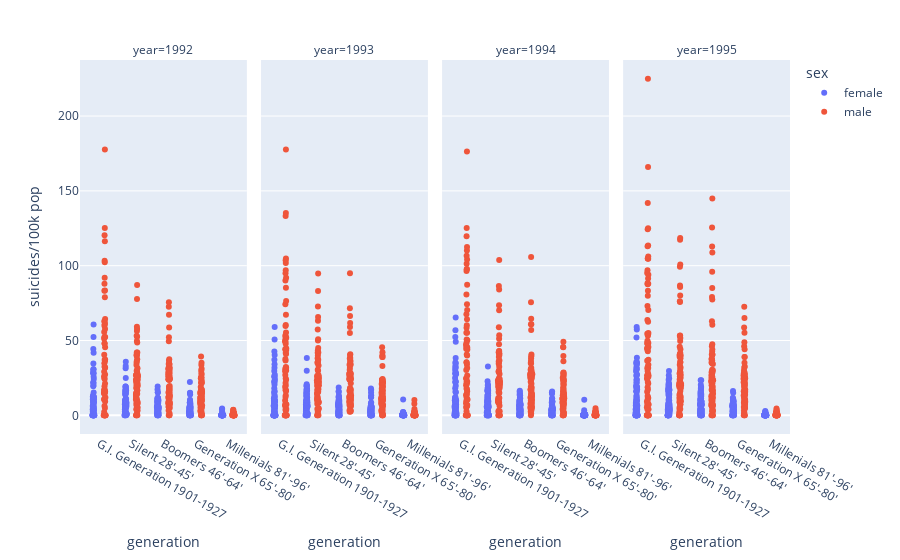

Notebook code cell kept with this figure:
### Markdown cell above
## Columns

### Code cell
year_list = [1992,1993,1994,1995]
df = df_orig
df = df[df['year'].isin(year_list)]
df = df.groupby(['sex','country','generation','year'], as_index=False)[['suicides/100k pop']].mean()

stripfig = px.strip(
    data_frame=df,
    x="generation",
    y="suicides/100k pop",
    # reorder categories
    category_orders={"generation":["G.I. Generation 1901-1927","Silent 28'-45'","Boomers 46'-64'", "Generation X 65'-80'","Millenials 81'-96'","Generation Z 96'-2012"]},
    hover_data=['country'],        # values appear as extra data in the hover tooltip
    color="sex",
    # color_discrete_sequence=["springgreen","yellow"],             # set specific marker colors for discrete values
    # color_discrete_map={"male":"rosybrown" ,"female":"orangered"},  # map your chosen colors
    # orientation='v',             # 'v','h': orientation of the marks
    # stripmode='group',           # in 'overlay' mode, bars are top of one another.
    #                                # in 'group' mode, bars are placed beside each other.
#--------------------------------------------------------------------------------------------
    # facet_row='year',            # assign marks to subplots in the vertical direction
    facet_col='year',            # assigns marks to subplots in the horizontal direction
    # facet_col_wrap=2,            # maximum number of subplot columns. Do not set facet_row!
#--------------------------------------------------------------------------------------------
)
pio.show(stripfig)

### Figure 1 — Plotly figure (JSON) as saved in the notebook; plotly's stock layout.template omitted (floating-point values rounded to 4 significant figures; data arrays with more than 128 entries replaced by an {"elided": "..."} marker saying what was removed)
{"data": [{"alignmentgroup": "True", "boxpoints": "all", "customdata": {"elided": "325x1 str values"}, "fillcolor": "rgba(255,255,255,0)", "hoveron": "points", "hovertemplate": "sex=female<br>year=1992<br>generation=%{x}<br>suicides/100k pop=%{y}<br>country=%{customdata[0]}<extra></extra>", "legendgroup": "female", "line": {"color": "rgba(255,255,255,0)"}, "marker": {"color": "#636efa"}, "name": "female", "offsetgroup": "female", "orientation": "v", "pointpos": 0, "showlegend": true, "type": "box", "x": {"elided": "325 str values"}, "x0": " ", "xaxis": "x", "y": {"elided": "325 float values"}, "y0": " ", "yaxis": "y"}, {"alignmentgroup": "True", "boxpoints": "all", "customdata": {"elided": "325x1 str values"}, "fillcolor": "rgba(255,255,255,0)", "hoveron": "points", "hovertemplate": "sex=female<br>year=1993<br>generation=%{x}<br>suicides/100k pop=%{y}<br>country=%{customdata[0]}<extra></extra>", "legendgroup": "female", "line": {"color": "rgba(255,255,255,0)"}, "marker": {"color": "#636efa"}, "name": "female", "offsetgroup": "female", "orientation": "v", "pointpos": 0, "showlegend": false, "type": "box", "x": {"elided": "325 str values"}, "x0": " ", "xaxis": "x2", "y": {"elided": "325 float values"}, "y0": " ", "yaxis": "y2"}, {"alignmentgroup": "True", "boxpoints": "all", "customdata": {"elided": "340x1 str values"}, "fillcolor": "rgba(255,255,255,0)", "hoveron": "points", "hovertemplate": "sex=female<br>year=1994<br>generation=%{x}<br>suicides/100k pop=%{y}<br>country=%{customdata[0]}<extra></extra>", "legendgroup": "female", "line": {"color": "rgba(255,255,255,0)"}, "marker": {"color": "#636efa"}, "name": "female", "offsetgroup": "female", "orientation": "v", "pointpos": 0, "showlegend": false, "type": "box", "x": {"elided": "340 str values"}, "x0": " ", "xaxis": "x3", "y": {"elided": "340 float values"}, "y0": " ", "yaxis": "y3"}, {"alignmentgroup": "True", "boxpoints": "all", "customdata": {"elided": "390x1 str values"}, "fillcolor": "rgba(255,255,255,0)", "hoveron": "points", "hovertemplate": "sex=female<br>year=1995<br>generation=%{x}<br>suicides/100k pop=%{y}<br>country=%{customdata[0]}<extra></extra>", "legendgroup": "female", "line": {"color": "rgba(255,255,255,0)"}, "marker": {"color": "#636efa"}, "name": "female", "offsetgroup": "female", "orientation": "v", "pointpos": 0, "showlegend": false, "type": "box", "x": {"elided": "390 str values"}, "x0": " ", "xaxis": "x4", "y": {"elided": "390 float values"}, "y0": " ", "yaxis": "y4"}, {"alignmentgroup": "True", "boxpoints": "all", "customdata": {"elided": "325x1 str values"}, "fillcolor": "rgba(255,255,255,0)", "hoveron": "points", "hovertemplate": "sex=male<br>year=1992<br>generation=%{x}<br>suicides/100k pop=%{y}<br>country=%{customdata[0]}<extra></extra>", "legendgroup": "male", "line": {"color": "rgba(255,255,255,0)"}, "marker": {"color": "#EF553B"}, "name": "male", "offsetgroup": "male", "orientation": "v", "pointpos": 0, "showlegend": true, "type": "box", "x": {"elided": "325 str values"}, "x0": " ", "xaxis": "x", "y": {"elided": "325 float values"}, "y0": " ", "yaxis": "y"}, {"alignmentgroup": "True", "boxpoints": "all", "customdata": {"elided": "325x1 str values"}, "fillcolor": "rgba(255,255,255,0)", "hoveron": "points", "hovertemplate": "sex=male<br>year=1993<br>generation=%{x}<br>suicides/100k pop=%{y}<br>country=%{customdata[0]}<extra></extra>", "legendgroup": "male", "line": {"color": "rgba(255,255,255,0)"}, "marker": {"color": "#EF553B"}, "name": "male", "offsetgroup": "male", "orientation": "v", "pointpos": 0, "showlegend": false, "type": "box", "x": {"elided": "325 str values"}, "x0": " ", "xaxis": "x2", "y": {"elided": "325 float values"}, "y0": " ", "yaxis": "y2"}, {"alignmentgroup": "True", "boxpoints": "all", "customdata": {"elided": "340x1 str values"}, "fillcolor": "rgba(255,255,255,0)", "hoveron": "points", "hovertemplate": "sex=male<br>year=1994<br>generation=%{x}<br>suicides/100k pop=%{y}<br>country=%{customdata[0]}<extra></extra>", "legendgroup": "male", "line": {"color": "rgba(255,255,255,0)"}, "marker": {"color": "#EF553B"}, "name": "male", "offsetgroup": "male", "orientation": "v", "pointpos": 0, "showlegend": false, "type": "box", "x": {"elided": "340 str values"}, "x0": " ", "xaxis": "x3", "y": {"elided": "340 float values"}, "y0": " ", "yaxis": "y3"}, {"alignmentgroup": "True", "boxpoints": "all", "customdata": {"elided": "390x1 str values"}, "fillcolor": "rgba(255,255,255,0)", "hoveron": "points", "hovertemplate": "sex=male<br>year=1995<br>generation=%{x}<br>suicides/100k pop=%{y}<br>country=%{customdata[0]}<extra></extra>", "legendgroup": "male", "line": {"color": "rgba(255,255,255,0)"}, "marker": {"color": "#EF553B"}, "name": "male", "offsetgroup": "male", "orientation": "v", "pointpos": 0, "showlegend": false, "type": "box", "x": {"elided": "390 str values"}, "x0": " ", "xaxis": "x4", "y": {"elided": "390 float values"}, "y0": " ", "yaxis": "y4"}], "layout": {"annotations": [{"font": {}, "showarrow": false, "text": "year=1992", "x": 0.1175, "xanchor": "center", "xref": "paper", "y": 1, "yanchor": "bottom", "yref": "paper"}, {"font": {}, "showarrow": false, "text": "year=1993", "x": 0.3725, "xanchor": "center", "xref": "paper", "y": 1, "yanchor": "bottom", "yref": "paper"}, {"font": {}, "showarrow": false, "text": "year=1994", "x": 0.6275, "xanchor": "center", "xref": "paper", "y": 1, "yanchor": "bottom", "yref": "paper"}, {"font": {}, "showarrow": false, "text": "year=1995", "x": 0.8825, "xanchor": "center", "xref": "paper", "y": 1, "yanchor": "bottom", "yref": "paper"}], "boxmode": "group", "legend": {"title": {"text": "sex"}, "tracegroupgap": 0}, "margin": {"t": 60}, "xaxis": {"anchor": "y", "categoryarray": ["G.I. Generation 1901-1927", "Silent 28'-45'", "Boomers 46'-64'", "Generation X 65'-80'", "Millenials 81'-96'", "Generation Z 96'-2012"], "categoryorder": "array", "domain": [0, 0.235], "title": {"text": "generation"}}, "xaxis2": {"anchor": "y2", "categoryarray": ["G.I. Generation 1901-1927", "Silent 28'-45'", "Boomers 46'-64'", "Generation X 65'-80'", "Millenials 81'-96'", "Generation Z 96'-2012"], "categoryorder": "array", "domain": [0.255, 0.49], "matches": "x", "title": {"text": "generation"}}, "xaxis3": {"anchor": "y3", "categoryarray": ["G.I. Generation 1901-1927", "Silent 28'-45'", "Boomers 46'-64'", "Generation X 65'-80'", "Millenials 81'-96'", "Generation Z 96'-2012"], "categoryorder": "array", "domain": [0.51, 0.745], "matches": "x", "title": {"text": "generation"}}, "xaxis4": {"anchor": "y4", "categoryarray": ["G.I. Generation 1901-1927", "Silent 28'-45'", "Boomers 46'-64'", "Generation X 65'-80'", "Millenials 81'-96'", "Generation Z 96'-2012"], "categoryorder": "array", "domain": [0.765, 1.0], "matches": "x", "title": {"text": "generation"}}, "yaxis": {"anchor": "x", "domain": [0, 1], "title": {"text": "suicides/100k pop"}}, "yaxis2": {"anchor": "x2", "domain": [0, 1], "matches": "y", "showticklabels": false}, "yaxis3": {"anchor": "x3", "domain": [0, 1], "matches": "y", "showticklabels": false}, "yaxis4": {"anchor": "x4", "domain": [0, 1], "matches": "y", "showticklabels": false}}}
